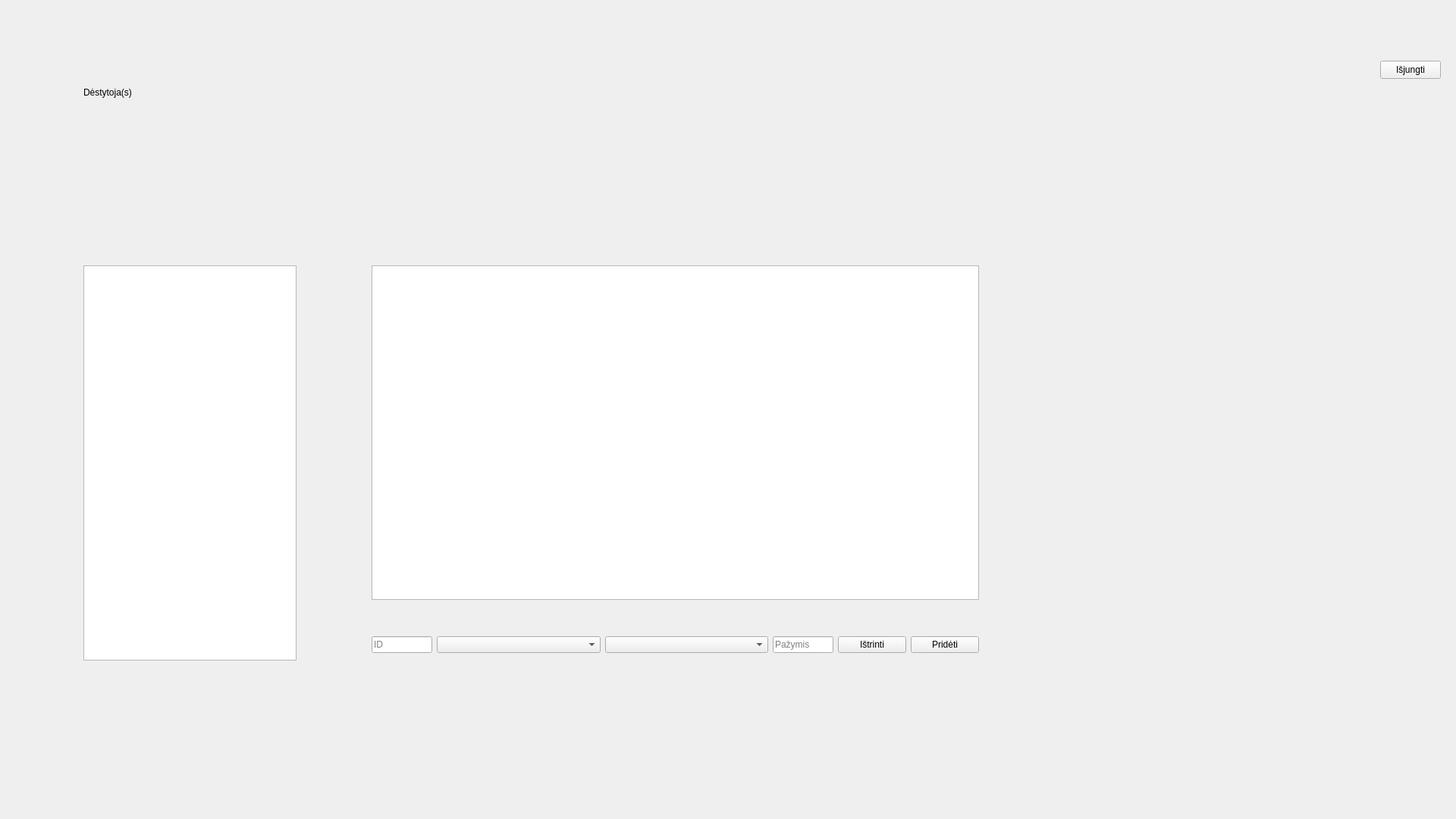
<?xml version="1.0" encoding="UTF-8"?>
<ui version="4.0">
 <class>lecturerwindow</class>
 <widget class="QWidget" name="lecturerwindow">
  <property name="geometry">
   <rect>
    <x>0</x>
    <y>0</y>
    <width>1920</width>
    <height>1080</height>
   </rect>
  </property>
  <property name="minimumSize">
   <size>
    <width>1920</width>
    <height>1080</height>
   </size>
  </property>
  <property name="maximumSize">
   <size>
    <width>1920</width>
    <height>1080</height>
   </size>
  </property>
  <property name="windowTitle">
   <string>Form</string>
  </property>
  <widget class="QWidget" name="verticalLayoutWidget">
   <property name="geometry">
    <rect>
     <x>110</x>
     <y>100</y>
     <width>281</width>
     <height>141</height>
    </rect>
   </property>
   <layout class="QVBoxLayout" name="verticalLayout_2">
    <item>
     <widget class="QLabel" name="label">
      <property name="text">
       <string>Dėstytoja(s)</string>
      </property>
     </widget>
    </item>
    <item>
     <widget class="QLabel" name="vardas">
      <property name="text">
       <string/>
      </property>
     </widget>
    </item>
    <item>
     <widget class="QLabel" name="pavarde">
      <property name="text">
       <string/>
      </property>
     </widget>
    </item>
   </layout>
  </widget>
  <widget class="QListWidget" name="dalykai">
   <property name="geometry">
    <rect>
     <x>110</x>
     <y>350</y>
     <width>281</width>
     <height>521</height>
    </rect>
   </property>
  </widget>
  <widget class="QTableView" name="tableView">
   <property name="geometry">
    <rect>
     <x>490</x>
     <y>350</y>
     <width>801</width>
     <height>441</height>
    </rect>
   </property>
  </widget>
  <widget class="QLabel" name="label_2">
   <property name="geometry">
    <rect>
     <x>1790</x>
     <y>0</y>
     <width>131</width>
     <height>71</height>
    </rect>
   </property>
   <property name="text">
    <string/>
   </property>
   <property name="pixmap">
    <pixmap>../../Downloads/Screenshot_11.png</pixmap>
   </property>
   <property name="scaledContents">
    <bool>true</bool>
   </property>
  </widget>
  <widget class="QLabel" name="label_3">
   <property name="geometry">
    <rect>
     <x>0</x>
     <y>0</y>
     <width>1791</width>
     <height>71</height>
    </rect>
   </property>
   <property name="text">
    <string/>
   </property>
   <property name="pixmap">
    <pixmap>../../Downloads/Screenshot_13.png</pixmap>
   </property>
   <property name="scaledContents">
    <bool>true</bool>
   </property>
   <property name="wordWrap">
    <bool>false</bool>
   </property>
  </widget>
  <widget class="QWidget" name="horizontalLayoutWidget">
   <property name="geometry">
    <rect>
     <x>490</x>
     <y>830</y>
     <width>801</width>
     <height>41</height>
    </rect>
   </property>
   <layout class="QHBoxLayout" name="horizontalLayout">
    <item>
     <widget class="QLineEdit" name="lineEdit_2">
      <property name="maximumSize">
       <size>
        <width>80</width>
        <height>16777215</height>
       </size>
      </property>
      <property name="placeholderText">
       <string>ID</string>
      </property>
     </widget>
    </item>
    <item>
     <widget class="QComboBox" name="mokinyslist"/>
    </item>
    <item>
     <widget class="QComboBox" name="dalykolist"/>
    </item>
    <item>
     <widget class="QLineEdit" name="lineEdit">
      <property name="maximumSize">
       <size>
        <width>80</width>
        <height>16777215</height>
       </size>
      </property>
      <property name="placeholderText">
       <string>Pažymis</string>
      </property>
     </widget>
    </item>
    <item>
     <widget class="QPushButton" name="pushButton">
      <property name="minimumSize">
       <size>
        <width>90</width>
        <height>0</height>
       </size>
      </property>
      <property name="maximumSize">
       <size>
        <width>90</width>
        <height>16777215</height>
       </size>
      </property>
      <property name="text">
       <string>Ištrinti</string>
      </property>
     </widget>
    </item>
    <item>
     <widget class="QPushButton" name="prideti">
      <property name="maximumSize">
       <size>
        <width>90</width>
        <height>16777215</height>
       </size>
      </property>
      <property name="text">
       <string>Pridėti</string>
      </property>
     </widget>
    </item>
   </layout>
  </widget>
  <widget class="QPushButton" name="pushButton_3">
   <property name="geometry">
    <rect>
     <x>1820</x>
     <y>80</y>
     <width>80</width>
     <height>24</height>
    </rect>
   </property>
   <property name="text">
    <string>Išjungti</string>
   </property>
  </widget>
 </widget>
 <resources/>
 <connections/>
</ui>
